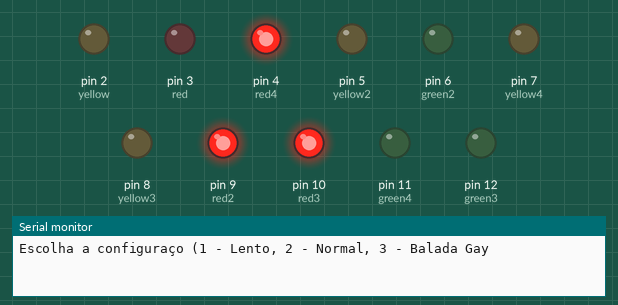
Bench run of a sketch on a simulated Arduino Uno, built with avr-gcc and run on an emulated ATmega328P. On the bench: output pins drawn as LEDs (lit = HIGH), the last lines printed to the serial monitor. Pins used as bus, display or sensor lines are not drawn.

Above: at 0.1 s.
At 5.1 s:
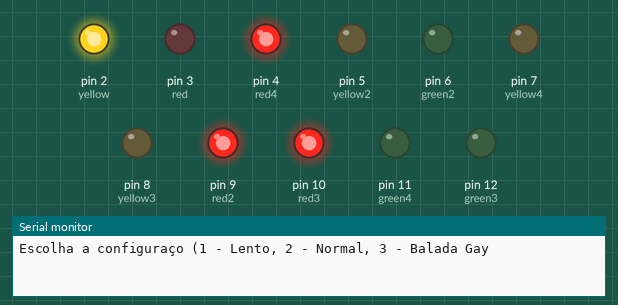
At 12.1 s:
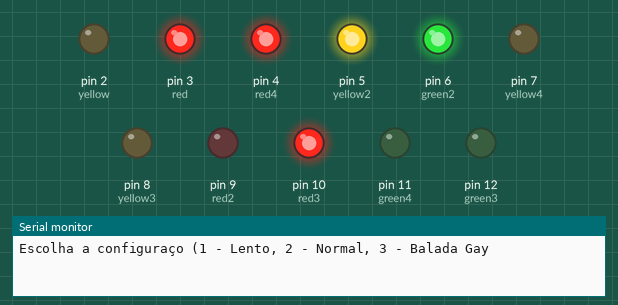
At 19.1 s:
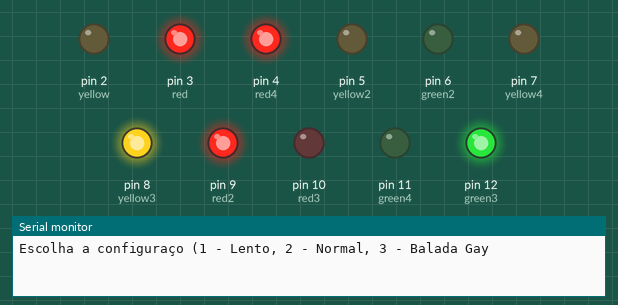
At 26.1 s:
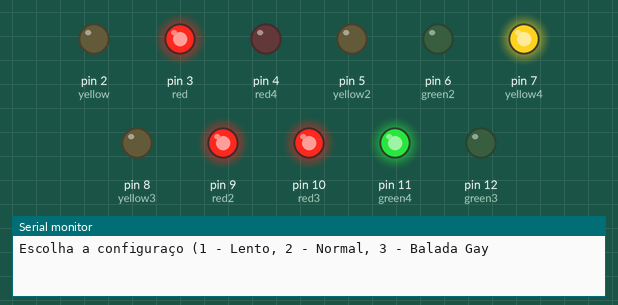
At 35.1 s:
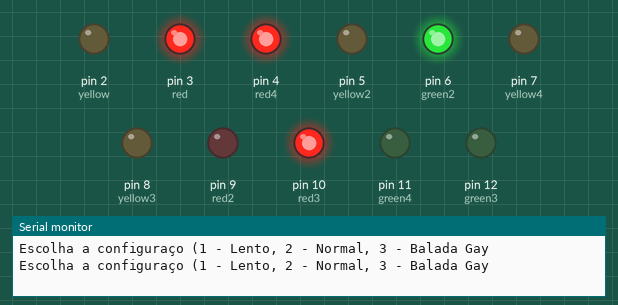
Timing chart, 0 to 36.6 s (numbered marks = the images above):
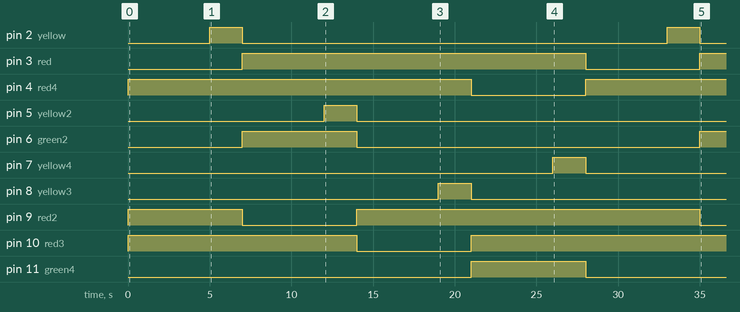

Measured:
- by itself, pin 2 (yellow): alternates HIGH for 2.0 s and LOW for 26.0 s
- by itself, pin 3 (red): LOW → HIGH at 7.0 s, → LOW 21.0 s later, → HIGH 7.0 s later
- by itself, pin 4 (red4): LOW → HIGH at 0.00 s, → LOW 21.0 s later, → HIGH 7.0 s later
- by itself, pin 5 (yellow2): LOW → HIGH at 12.0 s, → LOW 2.0 s later
- by itself, pin 6 (green2): LOW → HIGH at 7.0 s, → LOW 7.0 s later, → HIGH 21.0 s later
- by itself, pin 7 (yellow4): LOW → HIGH at 26.0 s, → LOW 2.0 s later
- by itself, pin 8 (yellow3): LOW → HIGH at 19.0 s, → LOW 2.0 s later
- by itself, pin 9 (red2): LOW → HIGH at 0.00 s, → LOW 7.0 s later, → HIGH 7.0 s later, → LOW 21.0 s later

The sketch:

_123.ino
```cpp
int red = 3;
int green = 1;
int yellow = 2;
int red2 = 9;
int green2 = 6;
int yellow2 = 5;
int red3 = 10;
int green3 = 12;
int yellow3 = 8;
int red4 = 4;
int green4 = 11;
int yellow4 = 7;
int x = 0;

void setup (){
    pinMode (red, OUTPUT);
    pinMode (green, OUTPUT);
    pinMode (yellow, OUTPUT);
    pinMode (red2, OUTPUT);
    pinMode (green2, OUTPUT);
    pinMode (yellow2, OUTPUT);
    pinMode (red3, OUTPUT);
    pinMode (green3, OUTPUT);
    pinMode (yellow3, OUTPUT);
    pinMode (red4, OUTPUT);
    pinMode (green4, OUTPUT);
    pinMode (yellow4, OUTPUT);
    Serial.begin(9600);

}

void loop () {
   Serial.println("Escolha a configuraço (1 - Lento, 2 - Normal, 3 - Balada Gay");

   digitalWrite(green, HIGH);
   digitalWrite(red2, HIGH);
   digitalWrite(red3, HIGH);
   digitalWrite(red4, HIGH);
   delay(5000);

   digitalWrite(yellow, HIGH);
   delay(2000);

   digitalWrite(red, HIGH);
   digitalWrite(green2, HIGH);
   digitalWrite(red2, LOW);
   digitalWrite(green, LOW);
   digitalWrite(yellow, LOW);
   delay (5000);

   digitalWrite(yellow2, HIGH);
   delay(2000);

   digitalWrite(red2, HIGH);
   digitalWrite(green3, HIGH);
   digitalWrite(red3, LOW);
   digitalWrite(green2, LOW);
   digitalWrite(yellow2, LOW);
   delay (5000);

   digitalWrite(yellow3, HIGH);
   delay(2000);

   digitalWrite(red3, HIGH);
   digitalWrite(green4, HIGH);
   digitalWrite(red4, LOW);
   digitalWrite(green3, LOW);
   digitalWrite(yellow3, LOW);
   delay (5000);

   digitalWrite(yellow4, HIGH);
   delay(2000);

   digitalWrite(red4, HIGH);
   digitalWrite(red, LOW);
   digitalWrite(green4, LOW);
   digitalWrite(yellow4, LOW);
}
```
